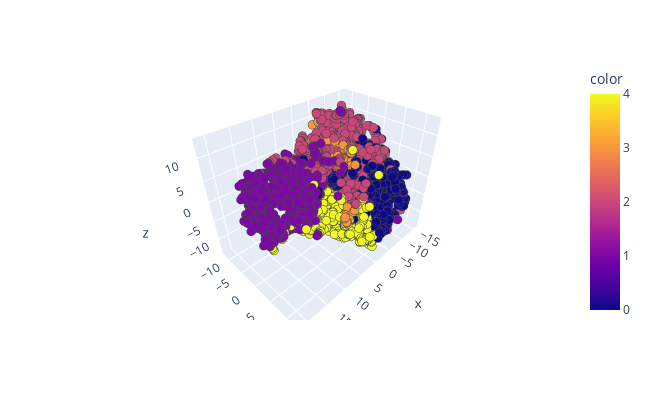

The cell this chart's notebook holds for it:
### Code cell
kmeans = cluster.KMeans(n_clusters=5, random_state=42)
kmeans.fit_predict(X)
tsne = TSNE(n_components=3, perplexity=50, init='pca', learning_rate='auto', 
            random_state=42)
df_tsne = pd.DataFrame(tsne.fit_transform(X))
df_tsne['c'] = kmeans.labels_
fig = px.scatter_3d(x=df_tsne[0], y=df_tsne[1], z=df_tsne[2],
              color=df_tsne['c'], width=650, height=400)
fig.update_traces(marker={'size':3}, marker_line_width=0.5)
fig.show()

### Figure 1 — Plotly figure (JSON) as saved in the notebook; plotly's stock layout.template omitted (floating-point values rounded to 4 significant figures; data arrays with more than 128 entries replaced by an {"elided": "..."} marker saying what was removed)
{"data": [{"hovertemplate": "x=%{x}<br>y=%{y}<br>z=%{z}<br>color=%{marker.color}<extra></extra>", "legendgroup": "", "marker": {"color": {"elided": "3487 int values"}, "coloraxis": "coloraxis", "line": {"width": 0.5}, "size": 3, "symbol": "circle"}, "mode": "markers", "name": "", "scene": "scene", "showlegend": false, "type": "scatter3d", "x": {"elided": "3487 float values"}, "y": {"elided": "3487 float values"}, "z": {"elided": "3487 float values"}}], "layout": {"coloraxis": {"colorbar": {"title": {"text": "color"}}, "colorscale": [[0, "#0d0887"], [0.1111, "#46039f"], [0.2222, "#7201a8"], [0.3333, "#9c179e"], [0.4444, "#bd3786"], [0.5556, "#d8576b"], [0.6667, "#ed7953"], [0.7778, "#fb9f3a"], [0.8889, "#fdca26"], [1, "#f0f921"]]}, "height": 400, "legend": {"tracegroupgap": 0}, "margin": {"t": 60}, "scene": {"domain": {"x": [0, 1], "y": [0, 1]}, "xaxis": {"title": {"text": "x"}}, "yaxis": {"title": {"text": "y"}}, "zaxis": {"title": {"text": "z"}}}, "width": 650}}
